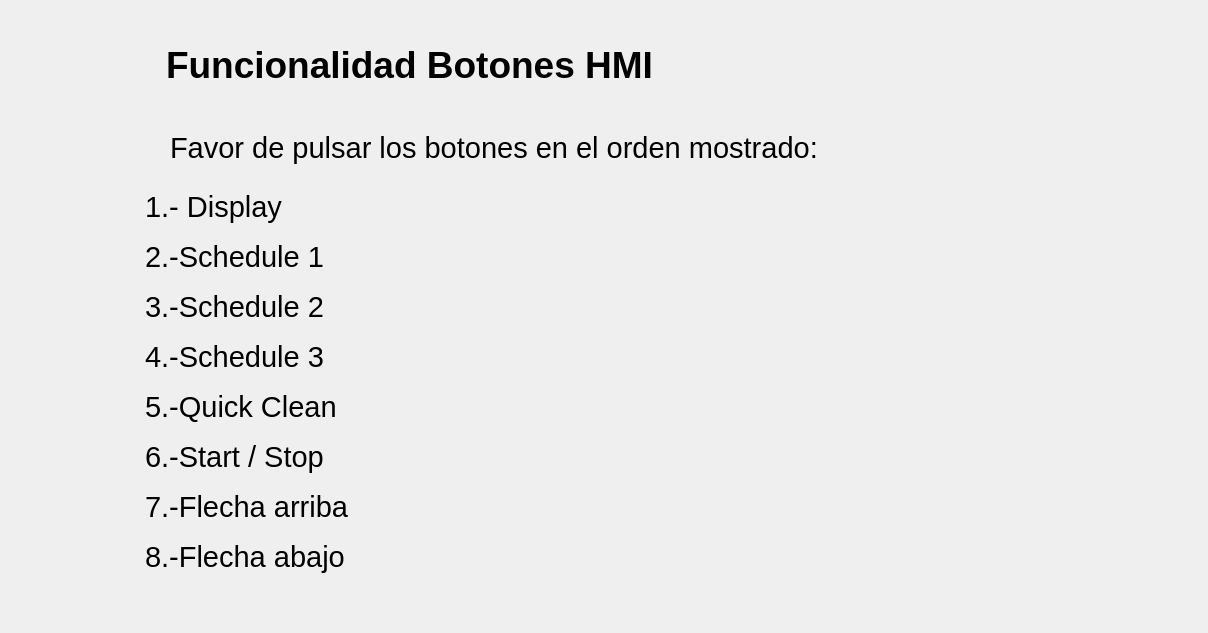
      <widget class="QWidget" name="page_8">
       <layout class="QGridLayout" name="gridLayout_10">
        <property name="leftMargin">
         <number>30</number>
        </property>
        <property name="topMargin">
         <number>0</number>
        </property>
        <property name="rightMargin">
         <number>30</number>
        </property>
        <property name="bottomMargin">
         <number>50</number>
        </property>
        <property name="spacing">
         <number>0</number>
        </property>
        <item row="0" column="0">
         <layout class="QVBoxLayout" name="verticalLayout_5">
          <property name="spacing">
           <number>12</number>
          </property>
          <item>
           <layout class="QHBoxLayout" name="horizontalLayout_83">
            <property name="spacing">
             <number>15</number>
            </property>
            <property name="leftMargin">
             <number>50</number>
            </property>
            <property name="topMargin">
             <number>30</number>
            </property>
            <item>
             <widget class="QLabel" name="lblTest1_6">
              <property name="minimumSize">
               <size>
                <width>71</width>
                <height>71</height>
               </size>
              </property>
              <property name="maximumSize">
               <size>
                <width>71</width>
                <height>71</height>
               </size>
              </property>
              <property name="text">
               <string/>
              </property>
              <property name="pixmap">
               <pixmap resource="../resources/resources.qrc">:/resources/number-5.png</pixmap>
              </property>
              <property name="scaledContents">
               <bool>true</bool>
              </property>
             </widget>
            </item>
            <item>
             <widget class="QLabel" name="lblCode_21">
              <property name="minimumSize">
               <size>
                <width>600</width>
                <height>30</height>
               </size>
              </property>
              <property name="maximumSize">
               <size>
                <width>600</width>
                <height>30</height>
               </size>
              </property>
              <property name="font">
               <font>
                <pointsize>28</pointsize>
                <weight>75</weight>
                <bold>true</bold>
               </font>
              </property>
              <property name="text">
               <string>Funcionalidad Botones HMI</string>
              </property>
             </widget>
            </item>
            <item>
             <spacer name="horizontalSpacer_83">
              <property name="orientation">
               <enum>Qt::Horizontal</enum>
              </property>
              <property name="sizeType">
               <enum>QSizePolicy::Expanding</enum>
              </property>
              <property name="sizeHint" stdset="0">
               <size>
                <width>328</width>
                <height>20</height>
               </size>
              </property>
             </spacer>
            </item>
           </layout>
          </item>
          <item>
           <layout class="QHBoxLayout" name="horizontalLayout_31">
            <property name="spacing">
             <number>30</number>
            </property>
            <property name="leftMargin">
             <number>50</number>
            </property>
            <item>
             <widget class="QLabel" name="lblCode_41">
              <property name="minimumSize">
               <size>
                <width>60</width>
                <height>60</height>
               </size>
              </property>
              <property name="maximumSize">
               <size>
                <width>60</width>
                <height>60</height>
               </size>
              </property>
              <property name="text">
               <string/>
              </property>
              <property name="pixmap">
               <pixmap resource="../resources/resources.qrc">:/resources/info.png</pixmap>
              </property>
              <property name="scaledContents">
               <bool>true</bool>
              </property>
              <property name="wordWrap">
               <bool>false</bool>
              </property>
             </widget>
            </item>
            <item>
             <widget class="QLabel" name="label_50">
              <property name="minimumSize">
               <size>
                <width>800</width>
                <height>70</height>
               </size>
              </property>
              <property name="maximumSize">
               <size>
                <width>800</width>
                <height>70</height>
               </size>
              </property>
              <property name="font">
               <font>
                <pointsize>22</pointsize>
                <weight>50</weight>
                <bold>false</bold>
               </font>
              </property>
              <property name="text">
               <string>Favor de pulsar los botones en el orden mostrado: </string>
              </property>
             </widget>
            </item>
            <item>
             <spacer name="horizontalSpacer_55">
              <property name="orientation">
               <enum>Qt::Horizontal</enum>
              </property>
              <property name="sizeType">
               <enum>QSizePolicy::Fixed</enum>
              </property>
              <property name="sizeHint" stdset="0">
               <size>
                <width>208</width>
                <height>20</height>
               </size>
              </property>
             </spacer>
            </item>
           </layout>
          </item>
         </layout>
        </item>
        <item row="1" column="0">
         <layout class="QHBoxLayout" name="horizontalLayout_30">
          <property name="spacing">
           <number>0</number>
          </property>
          <item>
           <spacer name="horizontalSpacer_56">
            <property name="orientation">
             <enum>Qt::Horizontal</enum>
            </property>
            <property name="sizeType">
             <enum>QSizePolicy::Fixed</enum>
            </property>
            <property name="sizeHint" stdset="0">
             <size>
              <width>40</width>
              <height>20</height>
             </size>
            </property>
           </spacer>
          </item>
          <item>
           <layout class="QVBoxLayout" name="verticalLayout_28">
            <property name="spacing">
             <number>6</number>
            </property>
            <item>
             <layout class="QHBoxLayout" name="horizontalLayout_86">
              <item>
               <widget class="QLabel" name="label_59">
                <property name="minimumSize">
                 <size>
                  <width>350</width>
                  <height>40</height>
                 </size>
                </property>
                <property name="maximumSize">
                 <size>
                  <width>350</width>
                  <height>40</height>
                 </size>
                </property>
                <property name="font">
                 <font>
                  <pointsize>22</pointsize>
                  <weight>50</weight>
                  <bold>false</bold>
                 </font>
                </property>
                <property name="text">
                 <string>1.- Display</string>
                </property>
               </widget>
              </item>
              <item>
               <widget class="QLabel" name="lblConfirmLeds_12">
                <property name="minimumSize">
                 <size>
                  <width>40</width>
                  <height>40</height>
                 </size>
                </property>
                <property name="maximumSize">
                 <size>
                  <width>40</width>
                  <height>40</height>
                 </size>
                </property>
                <property name="cursor">
                 <cursorShape>PointingHandCursor</cursorShape>
                </property>
                <property name="text">
                 <string/>
                </property>
                <property name="pixmap">
                 <pixmap resource="../resources/resources.qrc">:/resources/right.png</pixmap>
                </property>
                <property name="scaledContents">
                 <bool>true</bool>
                </property>
               </widget>
              </item>
              <item>
               <widget class="QLabel" name="lblDeclineLeds_12">
                <property name="minimumSize">
                 <size>
                  <width>40</width>
                  <height>40</height>
                 </size>
                </property>
                <property name="maximumSize">
                 <size>
                  <width>40</width>
                  <height>40</height>
                 </size>
                </property>
                <property name="cursor">
                 <cursorShape>PointingHandCursor</cursorShape>
                </property>
                <property name="text">
                 <string/>
                </property>
                <property name="pixmap">
                 <pixmap resource="../resources/resources.qrc">:/resources/arrow.png</pixmap>
                </property>
                <property name="scaledContents">
                 <bool>true</bool>
                </property>
               </widget>
              </item>
             </layout>
            </item>
            <item>
             <layout class="QHBoxLayout" name="horizontalLayout_87">
              <item>
               <widget class="QLabel" name="label_60">
                <property name="minimumSize">
                 <size>
                  <width>350</width>
                  <height>40</height>
                 </size>
                </property>
                <property name="maximumSize">
                 <size>
                  <width>350</width>
                  <height>40</height>
                 </size>
                </property>
                <property name="font">
                 <font>
                  <pointsize>22</pointsize>
                  <weight>50</weight>
                  <bold>false</bold>
                 </font>
                </property>
                <property name="text">
                 <string>2.-Schedule 1</string>
                </property>
               </widget>
              </item>
              <item>
               <widget class="QLabel" name="lblConfirmLeds_20">
                <property name="minimumSize">
                 <size>
                  <width>40</width>
                  <height>40</height>
                 </size>
                </property>
                <property name="maximumSize">
                 <size>
                  <width>40</width>
                  <height>40</height>
                 </size>
                </property>
                <property name="cursor">
                 <cursorShape>PointingHandCursor</cursorShape>
                </property>
                <property name="text">
                 <string/>
                </property>
                <property name="pixmap">
                 <pixmap resource="../resources/resources.qrc">:/resources/right.png</pixmap>
                </property>
                <property name="scaledContents">
                 <bool>true</bool>
                </property>
               </widget>
              </item>
              <item>
               <widget class="QLabel" name="lblDeclineLeds_20">
                <property name="minimumSize">
                 <size>
                  <width>40</width>
                  <height>40</height>
                 </size>
                </property>
                <property name="maximumSize">
                 <size>
                  <width>40</width>
                  <height>40</height>
                 </size>
                </property>
                <property name="cursor">
                 <cursorShape>PointingHandCursor</cursorShape>
                </property>
                <property name="text">
                 <string/>
                </property>
                <property name="pixmap">
                 <pixmap resource="../resources/resources.qrc">:/resources/arrow.png</pixmap>
                </property>
                <property name="scaledContents">
                 <bool>true</bool>
                </property>
               </widget>
              </item>
             </layout>
            </item>
            <item>
             <layout class="QHBoxLayout" name="horizontalLayout_88">
              <item>
               <widget class="QLabel" name="label_61">
                <property name="minimumSize">
                 <size>
                  <width>350</width>
                  <height>40</height>
                 </size>
                </property>
                <property name="maximumSize">
                 <size>
                  <width>350</width>
                  <height>40</height>
                 </size>
                </property>
                <property name="font">
                 <font>
                  <pointsize>22</pointsize>
                  <weight>50</weight>
                  <bold>false</bold>
                 </font>
                </property>
                <property name="text">
                 <string>3.-Schedule 2</string>
                </property>
               </widget>
              </item>
              <item>
               <widget class="QLabel" name="lblConfirmLeds_21">
                <property name="minimumSize">
                 <size>
                  <width>40</width>
                  <height>40</height>
                 </size>
                </property>
                <property name="maximumSize">
                 <size>
                  <width>40</width>
                  <height>40</height>
                 </size>
                </property>
                <property name="cursor">
                 <cursorShape>PointingHandCursor</cursorShape>
                </property>
                <property name="text">
                 <string/>
                </property>
                <property name="pixmap">
                 <pixmap resource="../resources/resources.qrc">:/resources/right.png</pixmap>
                </property>
                <property name="scaledContents">
                 <bool>true</bool>
                </property>
               </widget>
              </item>
              <item>
               <widget class="QLabel" name="lblDeclineLeds_21">
                <property name="minimumSize">
                 <size>
                  <width>40</width>
                  <height>40</height>
                 </size>
                </property>
                <property name="maximumSize">
                 <size>
                  <width>40</width>
                  <height>40</height>
                 </size>
                </property>
                <property name="cursor">
                 <cursorShape>PointingHandCursor</cursorShape>
                </property>
                <property name="text">
                 <string/>
                </property>
                <property name="pixmap">
                 <pixmap resource="../resources/resources.qrc">:/resources/arrow.png</pixmap>
                </property>
                <property name="scaledContents">
                 <bool>true</bool>
                </property>
               </widget>
              </item>
             </layout>
            </item>
            <item>
             <layout class="QHBoxLayout" name="horizontalLayout_89">
              <item>
               <widget class="QLabel" name="label_62">
                <property name="minimumSize">
                 <size>
                  <width>350</width>
                  <height>40</height>
                 </size>
                </property>
                <property name="maximumSize">
                 <size>
                  <width>350</width>
                  <height>40</height>
                 </size>
                </property>
                <property name="font">
                 <font>
                  <pointsize>22</pointsize>
                  <weight>50</weight>
                  <bold>false</bold>
                 </font>
                </property>
                <property name="text">
                 <string>4.-Schedule 3</string>
                </property>
               </widget>
              </item>
              <item>
               <widget class="QLabel" name="lblConfirmLeds_22">
                <property name="minimumSize">
                 <size>
                  <width>40</width>
                  <height>40</height>
                 </size>
                </property>
                <property name="maximumSize">
                 <size>
                  <width>40</width>
                  <height>40</height>
                 </size>
                </property>
                <property name="cursor">
                 <cursorShape>PointingHandCursor</cursorShape>
                </property>
                <property name="text">
                 <string/>
                </property>
                <property name="pixmap">
                 <pixmap resource="../resources/resources.qrc">:/resources/right.png</pixmap>
                </property>
                <property name="scaledContents">
                 <bool>true</bool>
                </property>
               </widget>
              </item>
              <item>
               <widget class="QLabel" name="lblDeclineLeds_22">
                <property name="minimumSize">
                 <size>
                  <width>40</width>
                  <height>40</height>
                 </size>
                </property>
                <property name="maximumSize">
                 <size>
                  <width>40</width>
                  <height>40</height>
                 </size>
                </property>
                <property name="cursor">
                 <cursorShape>PointingHandCursor</cursorShape>
                </property>
                <property name="text">
                 <string/>
                </property>
                <property name="pixmap">
                 <pixmap resource="../resources/resources.qrc">:/resources/arrow.png</pixmap>
                </property>
                <property name="scaledContents">
                 <bool>true</bool>
                </property>
               </widget>
              </item>
             </layout>
            </item>
            <item>
             <layout class="QHBoxLayout" name="horizontalLayout_90">
              <item>
               <widget class="QLabel" name="label_63">
                <property name="minimumSize">
                 <size>
                  <width>350</width>
                  <height>40</height>
                 </size>
                </property>
                <property name="maximumSize">
                 <size>
                  <width>350</width>
                  <height>40</height>
                 </size>
                </property>
                <property name="font">
                 <font>
                  <pointsize>22</pointsize>
                  <weight>50</weight>
                  <bold>false</bold>
                 </font>
                </property>
                <property name="text">
                 <string>5.-Quick Clean</string>
                </property>
               </widget>
              </item>
              <item>
               <widget class="QLabel" name="lblConfirmLeds_23">
                <property name="minimumSize">
                 <size>
                  <width>40</width>
                  <height>40</height>
                 </size>
                </property>
                <property name="maximumSize">
                 <size>
                  <width>40</width>
                  <height>40</height>
                 </size>
                </property>
                <property name="cursor">
                 <cursorShape>PointingHandCursor</cursorShape>
                </property>
                <property name="text">
                 <string/>
                </property>
                <property name="pixmap">
                 <pixmap resource="../resources/resources.qrc">:/resources/right.png</pixmap>
                </property>
                <property name="scaledContents">
                 <bool>true</bool>
                </property>
               </widget>
              </item>
              <item>
               <widget class="QLabel" name="lblDeclineLeds_23">
                <property name="minimumSize">
                 <size>
                  <width>40</width>
                  <height>40</height>
                 </size>
                </property>
                <property name="maximumSize">
                 <size>
                  <width>40</width>
                  <height>40</height>
                 </size>
                </property>
                <property name="cursor">
                 <cursorShape>PointingHandCursor</cursorShape>
                </property>
                <property name="text">
                 <string/>
                </property>
                <property name="pixmap">
                 <pixmap resource="../resources/resources.qrc">:/resources/arrow.png</pixmap>
                </property>
                <property name="scaledContents">
                 <bool>true</bool>
                </property>
               </widget>
              </item>
             </layout>
            </item>
            <item>
             <layout class="QHBoxLayout" name="horizontalLayout_94">
              <item>
               <widget class="QLabel" name="label_64">
                <property name="minimumSize">
                 <size>
                  <width>350</width>
                  <height>40</height>
                 </size>
                </property>
                <property name="maximumSize">
                 <size>
                  <width>350</width>
                  <height>40</height>
                 </size>
                </property>
                <property name="font">
                 <font>
                  <pointsize>22</pointsize>
                  <weight>50</weight>
                  <bold>false</bold>
                 </font>
                </property>
                <property name="text">
                 <string>6.-Start / Stop</string>
                </property>
               </widget>
              </item>
              <item>
               <widget class="QLabel" name="lblConfirmLeds_24">
                <property name="minimumSize">
                 <size>
                  <width>40</width>
                  <height>40</height>
                 </size>
                </property>
                <property name="maximumSize">
                 <size>
                  <width>40</width>
                  <height>40</height>
                 </size>
                </property>
                <property name="cursor">
                 <cursorShape>PointingHandCursor</cursorShape>
                </property>
                <property name="text">
                 <string/>
                </property>
                <property name="pixmap">
                 <pixmap resource="../resources/resources.qrc">:/resources/right.png</pixmap>
                </property>
                <property name="scaledContents">
                 <bool>true</bool>
                </property>
               </widget>
              </item>
              <item>
               <widget class="QLabel" name="lblDeclineLeds_24">
                <property name="minimumSize">
                 <size>
                  <width>40</width>
                  <height>40</height>
                 </size>
                </property>
                <property name="maximumSize">
                 <size>
                  <width>40</width>
                  <height>40</height>
                 </size>
                </property>
                <property name="cursor">
                 <cursorShape>PointingHandCursor</cursorShape>
                </property>
                <property name="text">
                 <string/>
                </property>
                <property name="pixmap">
                 <pixmap resource="../resources/resources.qrc">:/resources/arrow.png</pixmap>
                </property>
                <property name="scaledContents">
                 <bool>true</bool>
                </property>
               </widget>
              </item>
             </layout>
            </item>
            <item>
             <layout class="QHBoxLayout" name="horizontalLayout_95">
              <item>
               <widget class="QLabel" name="label_65">
                <property name="minimumSize">
                 <size>
                  <width>350</width>
                  <height>40</height>
                 </size>
                </property>
                <property name="maximumSize">
                 <size>
                  <width>350</width>
                  <height>40</height>
                 </size>
                </property>
                <property name="font">
                 <font>
                  <pointsize>22</pointsize>
                  <weight>50</weight>
                  <bold>false</bold>
                 </font>
                </property>
                <property name="text">
                 <string>7.-Flecha arriba</string>
                </property>
               </widget>
              </item>
              <item>
               <widget class="QLabel" name="lblConfirmLeds_25">
                <property name="minimumSize">
                 <size>
                  <width>40</width>
                  <height>40</height>
                 </size>
                </property>
                <property name="maximumSize">
                 <size>
                  <width>40</width>
                  <height>40</height>
                 </size>
                </property>
                <property name="cursor">
                 <cursorShape>PointingHandCursor</cursorShape>
                </property>
                <property name="text">
                 <string/>
                </property>
                <property name="pixmap">
                 <pixmap resource="../resources/resources.qrc">:/resources/right.png</pixmap>
                </property>
                <property name="scaledContents">
                 <bool>true</bool>
                </property>
               </widget>
              </item>
              <item>
               <widget class="QLabel" name="lblDeclineLeds_25">
                <property name="minimumSize">
                 <size>
                  <width>40</width>
                  <height>40</height>
                 </size>
                </property>
                <property name="maximumSize">
                 <size>
                  <width>40</width>
                  <height>40</height>
                 </size>
                </property>
                <property name="cursor">
                 <cursorShape>PointingHandCursor</cursorShape>
                </property>
                <property name="text">
                 <string/>
                </property>
                <property name="pixmap">
                 <pixmap resource="../resources/resources.qrc">:/resources/arrow.png</pixmap>
                </property>
                <property name="scaledContents">
                 <bool>true</bool>
                </property>
               </widget>
              </item>
             </layout>
            </item>
            <item>
             <layout class="QHBoxLayout" name="horizontalLayout_96">
              <item>
               <widget class="QLabel" name="label_66">
                <property name="minimumSize">
                 <size>
                  <width>350</width>
                  <height>40</height>
                 </size>
                </property>
                <property name="maximumSize">
                 <size>
                  <width>350</width>
                  <height>40</height>
                 </size>
                </property>
                <property name="font">
                 <font>
                  <pointsize>22</pointsize>
                  <weight>50</weight>
                  <bold>false</bold>
                 </font>
                </property>
                <property name="text">
                 <string>8.-Flecha abajo</string>
                </property>
               </widget>
              </item>
              <item>
               <widget class="QLabel" name="lblConfirmLeds_26">
                <property name="minimumSize">
                 <size>
                  <width>40</width>
                  <height>40</height>
                 </size>
                </property>
                <property name="maximumSize">
                 <size>
                  <width>40</width>
                  <height>40</height>
                 </size>
                </property>
                <property name="cursor">
                 <cursorShape>PointingHandCursor</cursorShape>
                </property>
                <property name="text">
                 <string/>
                </property>
                <property name="pixmap">
                 <pixmap resource="../resources/resources.qrc">:/resources/right.png</pixmap>
                </property>
                <property name="scaledContents">
                 <bool>true</bool>
                </property>
               </widget>
              </item>
              <item>
               <widget class="QLabel" name="lblDeclineLeds_26">
                <property name="minimumSize">
                 <size>
                  <width>40</width>
                  <height>40</height>
                 </size>
                </property>
                <property name="maximumSize">
                 <size>
                  <width>40</width>
                  <height>40</height>
                 </size>
                </property>
                <property name="cursor">
                 <cursorShape>PointingHandCursor</cursorShape>
                </property>
                <property name="text">
                 <string/>
                </property>
                <property name="pixmap">
                 <pixmap resource="../resources/resources.qrc">:/resources/arrow.png</pixmap>
                </property>
                <property name="scaledContents">
                 <bool>true</bool>
                </property>
               </widget>
              </item>
             </layout>
            </item>
           </layout>
          </item>
          <item>
           <spacer name="horizontalSpacer_54">
            <property name="orientation">
             <enum>Qt::Horizontal</enum>
            </property>
            <property name="sizeType">
             <enum>QSizePolicy::Fixed</enum>
            </property>
            <property name="sizeHint" stdset="0">
             <size>
              <width>40</width>
              <height>20</height>
             </size>
            </property>
           </spacer>
          </item>
          <item>
           <widget class="QLabel" name="PentairIMG_6">
            <property name="minimumSize">
             <size>
              <width>400</width>
              <height>400</height>
             </size>
            </property>
            <property name="maximumSize">
             <size>
              <width>400</width>
              <height>400</height>
             </size>
            </property>
            <property name="text">
             <string/>
            </property>
            <property name="pixmap">
             <pixmap resource="../resources/resources.qrc">:/resources/pentairIMG.PNG</pixmap>
            </property>
            <property name="scaledContents">
             <bool>true</bool>
            </property>
           </widget>
          </item>
         </layout>
        </item>
       </layout>
      </widget>
